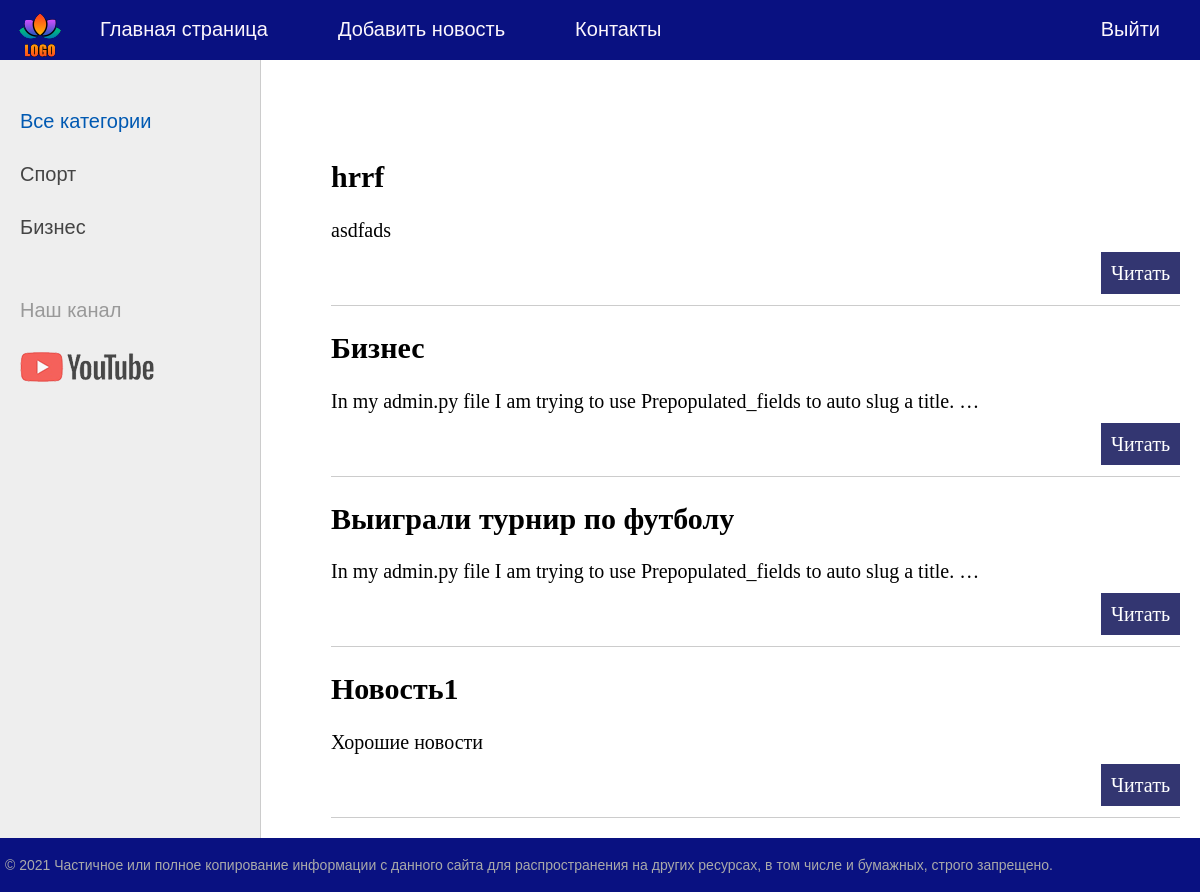
The page / on the database its author committed.
### news/models.py (models this page shows, shortened)
class Category(models.Model):
    name = models.CharField(max_length=100, db_index=True)

class News(models.Model):
    title = models.CharField(max_length=255)
    content = models.TextField()
    picture = models.ImageField(upload_to='news_images')
    created_date = models.DateField(auto_now_add=True)
    cat = models.ForeignKey(Category, on_delete=models.PROTECT)
    def get_absolute_url(self):
        return reverse('news', kwargs={'news_id': self.pk}) # /news/1/
    class Meta:
        ordering = ['title']

### news/views.py (the view)
# urls.py: path('', index, name='home'),
def index(request):
    news = News.objects.all()
    cats = Category.objects.all()
    context = {
        'menu':menu,
        'title': 'Главная страница',
        'news': news,
        'cats': cats,
        'cat_selected':0
    }
    return render(request, 'news/index.html', context=context)

### news/templates/news/index.html (shortened to what this page needs)
{% extends 'news/base.html' %}
{% block content %}
<ul class="list-articles">
    {% for n in news %}
        <li>
            <h2>{{ n.title }}</h2>
            <p>{{n.content|truncatewords:15}}</p>
            <p class="link-read-post"><a href="{{ n.get_absolute_url }}">Читать</a></p>
        </li>
    {% endfor %}
</ul>
{% endblock content %}

### news/templates/news/base.html (shortened to what this page needs)
{% load static %}
<!DOCTYPE html>
<html>
<head>
	<link type="text/css" href="{% static 'news/css/styles.css' %}" rel="stylesheet" />
</head>
<body>
<table class="table-page" border=0 cellpadding="0" cellspacing="0">
<tr><td valign=top>
{% block mainmenu %}
		<div class="header">
			<ul id="mainmenu" class="mainmenu">
			<li class="logo"><a href="{% url 'home' %}"><div class="logo"></div></a></li>
{% for m in menu %}
	{% if not forloop.last %}
			<li><a href="{% url m.url_name %}">{{m.title}}</a></li>
	{% else %}
			<li class="last"><a href="{% url m.url_name %}">{{m.title}}</a></li>
	{% endif %}
{% endfor %}
			</ul>
		</div>
{% endblock mainmenu %}
<table class="table-content" border=0 cellpadding="0" cellspacing="0">
<tr>
	<td valign="top" class="left-chapters">
	<ul id="leftchapters">
	{% if cat_selected == 0 %}
		<li class="selected">Все категории</li>
	{% else %}
		<li><a href="{% url 'home' %}">Все категории</a></li>
	{% endif %}
	{% for i in cats %}
	{% if i.pk == cat_selected %}
		<li class="selected">{{i.name}}</li>
	{% else %}
	<li><a href="{{ i.get_absolute_url }}">{{i.name}}</a></li>
	{% endif %}
	{% endfor %}
			<li class="share">
		<p>Наш канал</p>
		<a class="share-yt" href="https://www.youtube.com/" target="_blank" rel="nofollow"></a>
		</li>
	</ul>
</td>
<td valign="top" class="content">
	<div class="content-text">
{% block content %}
{% endblock %}
	</div>
</td></tr></table>
</td></tr>
<tr><td valign=top>
	<div id="footer">
		<p>&copy; 2021 Частичное или полное копирование информации с данного сайта для распространения на других ресурсах, в том числе и бумажных, строго запрещено.</p>
	</div>
</td></tr></table>
</body>
</html>

### news/static/news/css/styles.css (style rules this page uses)
html, body { font-family: 'Arial'; margin: 0; padding: 0; height: 100%; width: 100%; color: #444; }
a { color: #0059b2; text-decoration: none; }
p.link-read-post { text-align: right; }
p.link-read-post a { padding: 10px; min-width: 100px; background: #333671; color: #fff; text-decoration: none; }
ul.list-articles { list-style: none; margin: 0; padding: 0; }
ul.list-articles li { border-bottom: 1px solid #ccc; }
.table-page { width: 100%; height: 100%; vertical-align: top; }
.table-page tr { height: 100%; }
.header { background: #091181; height: 60px; }
.logo { background: url('../images/logo.png') no-repeat 10px 5px; width: 70px; height: 60px; }
ul.mainmenu { list-style: none; margin: 0; padding: 0; height: 60px; color: #151daa; font-size: 20px; overflow: hidden; }
ul.mainmenu li { float: left; margin: 18px 40px 0 30px; }
ul.mainmenu li.logo { margin: 0; }
ul.mainmenu li.last { float: right; }
ul.mainmenu li a { color: #fcf6fc; text-decoration: none; }
.table-content { width: 100%; min-height: 100%; height: 100%; }
.left-chapters { margin: 0; background: #eee; border-right: 1px solid #ccc; min-height: 100%; }
.left-chapters ul { width: 230px; min-height: 100%; margin: 0; padding: 20px 10px 10px 20px; list-style: none; font-size: 20px; }
.left-chapters ul li { margin: 30px 0 0 0; color: #999; }
.left-chapters ul li.selected { color: #0059b2; }
.left-chapters ul li a { color: #444; text-decoration: none; }
.left-chapters ul li.share { margin: 60px 0 0 0; }
.left-chapters ul li.share p { margin: 30px 0 30px 0; }
.left-chapters ul li.share a { display: inline-block; width: 40px; height: 40px; margin: 0 20px 0 0; }
.left-chapters ul li.share a.share-yt { width: 100%; height: 30px; background: url('../images/share_yt.png') no-repeat 0 0 }
.content { padding: 40px 20px 20px 40px; width: 100%; box-sizing: border-box; }
.content-text { margin: 60px 0 0 30px; color: #000; font-size: 20px; font-family: Yandex Sans Display Light; }
#footer { box-sizing: border-box; background: #091181; padding: 5px; color: #aaa; font-size: 14px; font-family: Verdana, Geneva, Arial, Helvetica; text-align: left; overflow: hidden; }

### rows shown on the page
Category: name "Спорт"
Category: name "Бизнес"
News: title "hrrf", content "asdfads"
News: title "Бизнес", content "In my admin.py file I am trying to use Prepopulated_fields to auto slug a title. …"
News: title "Выиграли турнир по футболу", content "In my admin.py file I am trying to use Prepopulated_fields to auto slug a title. …"
News: title "Новость1", content "Хорошие новости"

### other values the page prints
{{ m.title }} "Главная страница" "Добавить новость" "Контакты"
{{ m.title }} "Выйти"
